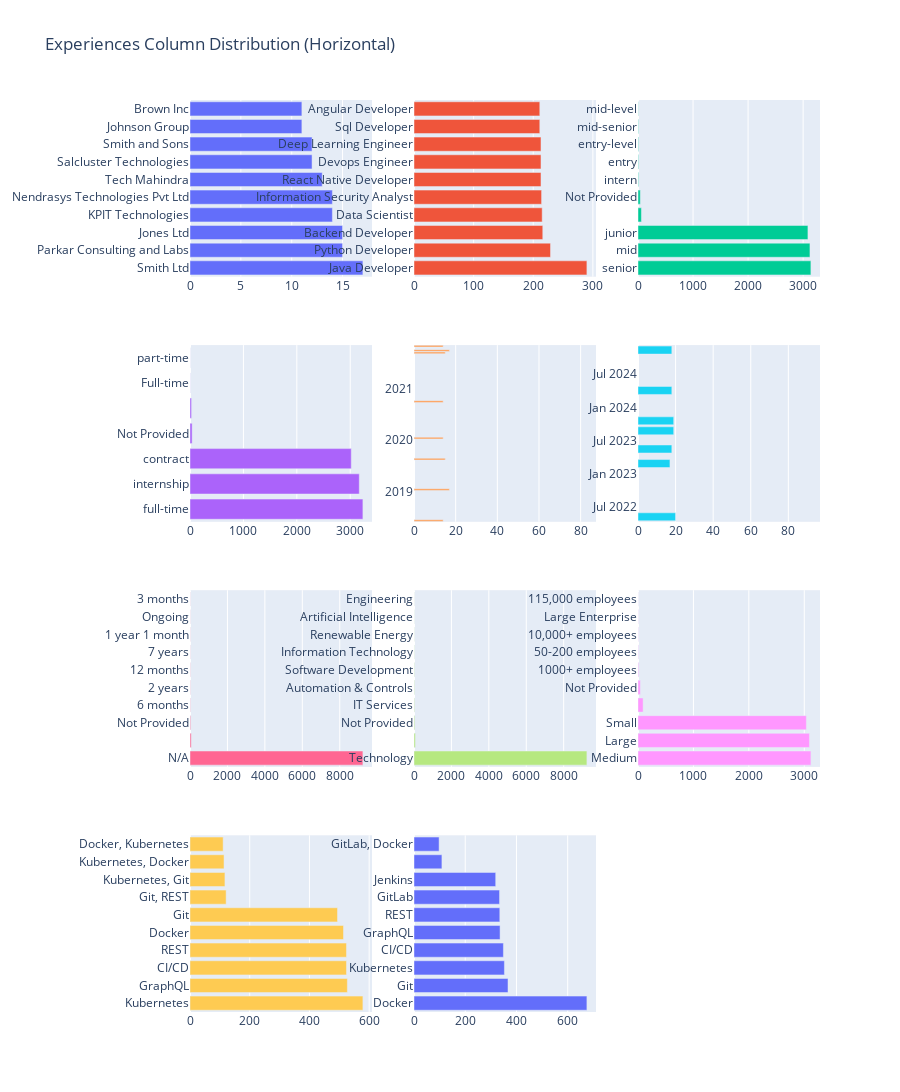

Notebook code for this chart:
### Code cell
df.distribute_experiences_horizontal()

### Figure 1 — Plotly figure (JSON) as saved in the notebook; plotly's stock layout.template omitted (floating-point values rounded to 4 significant figures)
{"data": [{"name": "company", "orientation": "h", "showlegend": false, "type": "bar", "x": [17, 15, 15, 14, 14, 13, 12, 12, 11, 11], "xaxis": "x", "y": ["Smith Ltd", "Parkar Consulting and Labs", "Jones Ltd", "KPIT Technologies", "Nendrasys Technologies Pvt Ltd", "Tech Mahindra", "Salcluster Technologies", "Smith and Sons", "Johnson Group", "Brown Inc"], "yaxis": "y"}, {"name": "title", "orientation": "h", "showlegend": false, "type": "bar", "x": [290, 229, 216, 215, 214, 213, 213, 213, 211, 211], "xaxis": "x2", "y": ["Java Developer", "Python Developer", "Backend Developer", "Data Scientist", "Information Security Analyst", "React Native Developer", "Devops Engineer", "Deep Learning Engineer", "Sql Developer", "Angular Developer"], "yaxis": "y2"}, {"name": "level", "orientation": "h", "showlegend": false, "type": "bar", "x": [3141, 3124, 3087, 62, 42, 10, 9, 9, 7, 4], "xaxis": "x3", "y": ["senior", "mid", "junior", "", "Not Provided", "intern", "entry", "entry-level", "mid-senior", "mid-level"], "yaxis": "y3"}, {"name": "employment_type", "orientation": "h", "showlegend": false, "type": "bar", "x": [3237, 3169, 3019, 40, 29, 2, 1], "xaxis": "x4", "y": ["full-time", "internship", "contract", "Not Provided", "", "Full-time", "part-time"], "yaxis": "y4"}, {"name": "start_date", "orientation": "h", "showlegend": false, "type": "bar", "x": [83, 36, 17, 17, 15, 15, 14, 14, 14, 14], "xaxis": "x5", "y": ["", "Not Provided", "2021-09-30", "2019-01-14", "2021-09-14", "2019-08-19", "2018-06-07", "2020-01-16", "2021-10-31", "2020-10-02"], "yaxis": "y5"}, {"name": "end_date", "orientation": "h", "showlegend": false, "type": "bar", "x": [92, 52, 32, 20, 19, 19, 18, 18, 18, 17], "xaxis": "x6", "y": ["", "Present", "Not Provided", "2022-05-09", "2023-10-19", "2023-08-25", "2023-05-17", "2024-04-03", "2024-11-11", "2023-02-26"], "yaxis": "y6"}, {"name": "duration", "orientation": "h", "showlegend": false, "type": "bar", "x": [9237, 66, 35, 15, 12, 12, 8, 8, 7, 7], "xaxis": "x7", "y": ["N/A", "", "Not Provided", "6 months", "2 years", "12 months", "7 years", "1 year 1 month", "Ongoing", "3 months"], "yaxis": "y7"}, {"name": "industry", "orientation": "h", "showlegend": false, "type": "bar", "x": [9241, 75, 40, 28, 22, 19, 12, 8, 6, 5], "xaxis": "x8", "y": ["Technology", "", "Not Provided", "IT Services", "Automation & Controls", "Software Development", "Information Technology", "Renewable Energy", "Artificial Intelligence", "Engineering"], "yaxis": "y8"}, {"name": "company_size", "orientation": "h", "showlegend": false, "type": "bar", "x": [3120, 3094, 3038, 92, 42, 12, 6, 4, 3, 2], "xaxis": "x9", "y": ["Medium", "Large", "Small", "", "Not Provided", "1000+ employees", "50-200 employees", "10,000+ employees", "Large Enterprise", "115,000 employees"], "yaxis": "y9"}, {"name": "technologies", "orientation": "h", "showlegend": false, "type": "bar", "x": [579, 527, 524, 524, 514, 494, 121, 117, 114, 111], "xaxis": "x10", "y": ["Kubernetes", "GraphQL", "CI/CD", "REST", "Docker", "Git", "Git, REST", "Kubernetes, Git", "Kubernetes, Docker", "Docker, Kubernetes"], "yaxis": "y10"}, {"name": "tools", "orientation": "h", "showlegend": false, "type": "bar", "x": [675, 367, 353, 349, 336, 335, 334, 319, 109, 98], "xaxis": "x11", "y": ["Docker", "Git", "Kubernetes", "CI/CD", "GraphQL", "REST", "GitLab", "Jenkins", "", "GitLab, Docker"], "yaxis": "y11"}], "layout": {"height": 1600, "showlegend": false, "title": {"text": "Experiences Column Distribution (Horizontal)"}, "xaxis": {"anchor": "y", "domain": [0, 0.2889]}, "xaxis10": {"anchor": "y10", "domain": [0, 0.2889]}, "xaxis11": {"anchor": "y11", "domain": [0.3556, 0.6444]}, "xaxis12": {"anchor": "y12", "domain": [0.7111, 1]}, "xaxis2": {"anchor": "y2", "domain": [0.3556, 0.6444]}, "xaxis3": {"anchor": "y3", "domain": [0.7111, 1]}, "xaxis4": {"anchor": "y4", "domain": [0, 0.2889]}, "xaxis5": {"anchor": "y5", "domain": [0.3556, 0.6444]}, "xaxis6": {"anchor": "y6", "domain": [0.7111, 1]}, "xaxis7": {"anchor": "y7", "domain": [0, 0.2889]}, "xaxis8": {"anchor": "y8", "domain": [0.3556, 0.6444]}, "xaxis9": {"anchor": "y9", "domain": [0.7111, 1]}, "yaxis": {"anchor": "x", "domain": [0.8063, 1]}, "yaxis10": {"anchor": "x10", "domain": [0, 0.1938]}, "yaxis11": {"anchor": "x11", "domain": [0, 0.1938]}, "yaxis12": {"anchor": "x12", "domain": [0, 0.1938]}, "yaxis2": {"anchor": "x2", "domain": [0.8063, 1]}, "yaxis3": {"anchor": "x3", "domain": [0.8063, 1]}, "yaxis4": {"anchor": "x4", "domain": [0.5375, 0.7312]}, "yaxis5": {"anchor": "x5", "domain": [0.5375, 0.7312]}, "yaxis6": {"anchor": "x6", "domain": [0.5375, 0.7312]}, "yaxis7": {"anchor": "x7", "domain": [0.2687, 0.4625]}, "yaxis8": {"anchor": "x8", "domain": [0.2687, 0.4625]}, "yaxis9": {"anchor": "x9", "domain": [0.2687, 0.4625]}}}
